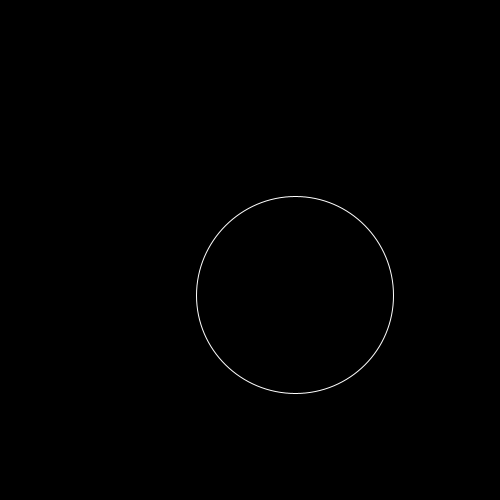
Frame 1 (no input)
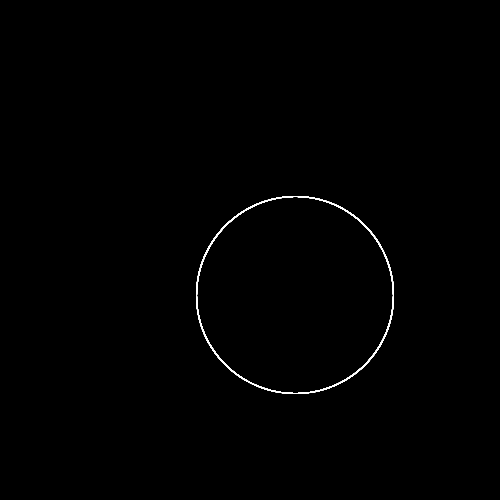
Frame 60 (the mouse pressed at the canvas centre just before this capture)
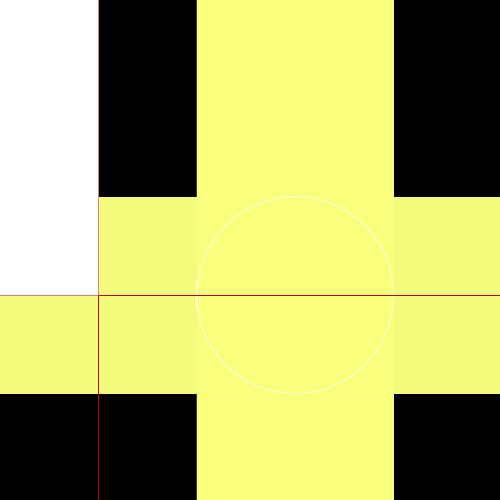
Frame 120 (the mouse held since frame 60 and released just before this capture)

The Processing sketch that drew these frames (run headless with seeded random() and noise(); from frame 60 on, the mouse is pressed at the canvas centre):

// Processing sketch: processing_38394
// ── processing_38394.pde

void setup() {
  size(500, 500);
  smooth();
  background(0);
}

float circ= random(floor(100), floor(250));

void draw() {
  // Start with a circle
  ellipseMode(CORNER);
  noFill();
  stroke(255);
  ellipse(circ, circ, circ, circ);

  // Add regulating lines using trace
  if (mousePressed) {
    noStroke();
    fill(250, 255, 124, 100);
    rect(circ, 0, circ, width);
    fill(250, 255, 124, 30);
    rect(0, circ, height, circ);
  }

  // Create white figure based on the positioning of the circle
  if (mousePressed) {
    stroke(200, 0, 0);
    line(circ/2, 0, circ/2, height);
    line(0, circ+circ/2, width, circ+circ/2);
    noStroke();
    fill(255);
    rect(0, 0, circ/2, circ+circ/2);
  }
}
